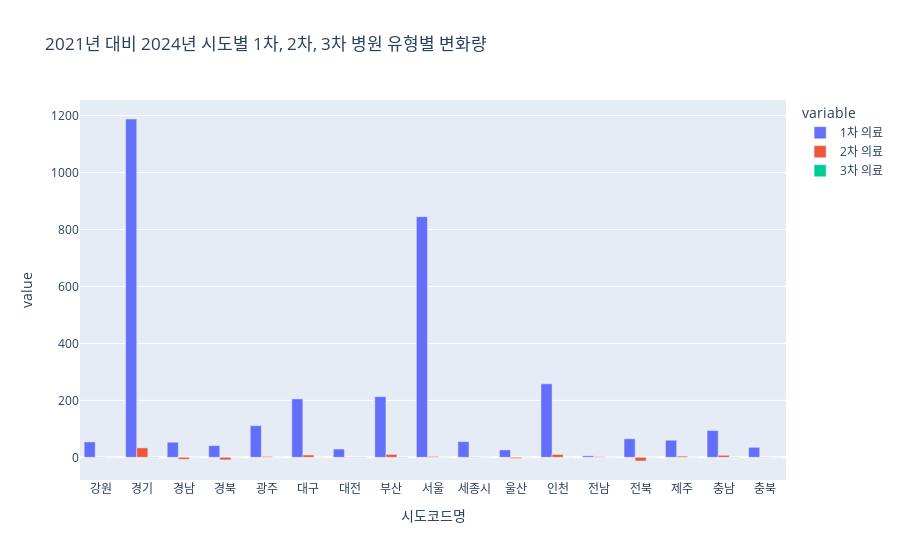

Notebook code cell kept with this figure:
### Code cell
# 병원 유형별 변화량 그래프 생성
fig = px.bar(hospital_diff_by_region_level.reset_index(),
             x='시도코드명',  # 시도코드명
             y=['1차 의료', '2차 의료', '3차 의료'],  # 의료 수준에 따른 변화량
             title='2021년 대비 2024년 시도별 1차, 2차, 3차 병원 유형별 변화량',
             barmode='group')  # 그룹화된 막대 그래프

# 그래프 표시
fig.show()

### Figure 1 — Plotly figure (JSON) as saved in the notebook; plotly's stock layout.template omitted (floating-point values rounded to 4 significant figures)
{"data": [{"alignmentgroup": "True", "hovertemplate": "variable=1차 의료<br>시도코드명=%{x}<br>value=%{y}<extra></extra>", "legendgroup": "1차 의료", "marker": {"color": "#636efa", "pattern": {"shape": ""}}, "name": "1차 의료", "offsetgroup": "1차 의료", "orientation": "v", "showlegend": true, "textposition": "auto", "type": "bar", "x": ["강원", "경기", "경남", "경북", "광주", "대구", "대전", "부산", "서울", "세종시", "울산", "인천", "전남", "전북", "제주", "충남", "충북"], "xaxis": "x", "y": [54, 1188, 53, 41, 111, 205, 29, 213, 845, 55, 26, 258, 5, 65, 60, 94, 35], "yaxis": "y"}, {"alignmentgroup": "True", "hovertemplate": "variable=2차 의료<br>시도코드명=%{x}<br>value=%{y}<extra></extra>", "legendgroup": "2차 의료", "marker": {"color": "#EF553B", "pattern": {"shape": ""}}, "name": "2차 의료", "offsetgroup": "2차 의료", "orientation": "v", "showlegend": true, "textposition": "auto", "type": "bar", "x": ["강원", "경기", "경남", "경북", "광주", "대구", "대전", "부산", "서울", "세종시", "울산", "인천", "전남", "전북", "제주", "충남", "충북"], "xaxis": "x", "y": [-1, 33, -7, -9, 3, 8, 1, 10, 3, 1, -4, 10, 2, -13, 4, 7, -1], "yaxis": "y"}, {"alignmentgroup": "True", "hovertemplate": "variable=3차 의료<br>시도코드명=%{x}<br>value=%{y}<extra></extra>", "legendgroup": "3차 의료", "marker": {"color": "#00cc96", "pattern": {"shape": ""}}, "name": "3차 의료", "offsetgroup": "3차 의료", "orientation": "v", "showlegend": true, "textposition": "auto", "type": "bar", "x": ["강원", "경기", "경남", "경북", "광주", "대구", "대전", "부산", "서울", "세종시", "울산", "인천", "전남", "전북", "제주", "충남", "충북"], "xaxis": "x", "y": [0, 1, 0, 0, 0, 0, 1, 1, 0, 0, 0, 0, 0, 0, 0, -1, 0], "yaxis": "y"}], "layout": {"barmode": "group", "legend": {"title": {"text": "variable"}, "tracegroupgap": 0}, "title": {"text": "2021년 대비 2024년 시도별 1차, 2차, 3차 병원 유형별 변화량"}, "xaxis": {"anchor": "y", "domain": [0, 1], "title": {"text": "시도코드명"}}, "yaxis": {"anchor": "x", "domain": [0, 1], "title": {"text": "value"}}}}
